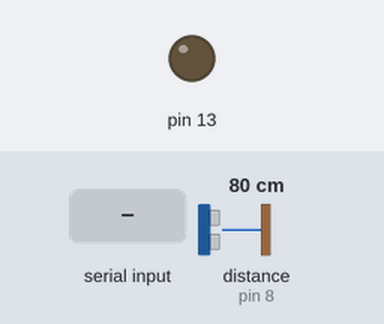
Recording of a sketch running on a simulated Arduino Uno, built with avr-gcc and run on an emulated ATmega328P. Parts: output pins drawn as LEDs (lit = HIGH). The inputs (shaded band) are chosen by the test bench; at power-on: distance to the obstacle (sensor on pin 8) 80 cm. The echo pulse lasts 58.3 µs per cm.

Above: at 1.3 s.
1.4 s: "1" received over the second serial link
At 2.8 s:
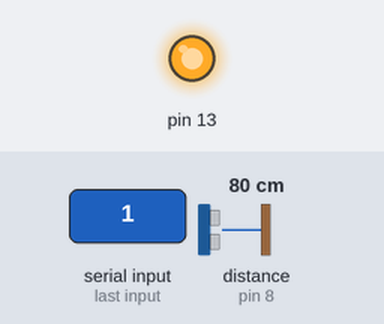
3.1 s: "2" received over the second serial link
At 3.6 s:
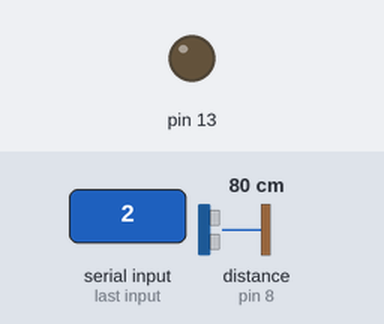
Timing chart, 0 to 6.1 s (numbered marks = the images above; inputs shaded):
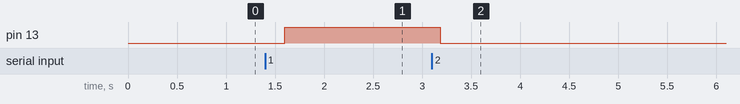

The sketch:

bluetooth.ino
```cpp
#include <SoftwareSerial.h>
#include <NewPing.h>

#define TRIGGER_PIN 9
#define ECHO_PIN 8
#define MAX_DISTANCE 400

NewPing sonar(TRIGGER_PIN, ECHO_PIN, MAX_DISTANCE); // NewPing setup of pins and maximum distance.

SoftwareSerial BT(10, 11);
// creates a "virtual" serial port/UART
// connect BT module TX to D10
// connect BT module RX to D11
// connect BT Vcc to 5V, GND to GND
void setup()
{
  // set digital pin to control as an output
  pinMode(13, OUTPUT);
  // set the data rate for the SoftwareSerial port
  BT.begin(9600);
  // Send test message to other device
  BT.println("Hello from Arduino");
}
char a; // stores incoming character from other device
void loop()
{
  if (BT.available())
  // if text arrived in from BT serial...
  {
    a=(BT.read());
    if (a=='1')
    {
      digitalWrite(13, HIGH);
      BT.println("LED on");
    }
    if (a=='2')
    {
      digitalWrite(13, LOW);
      BT.println("LED off");
    }
    if (a=='?')
    {
      BT.println("Send '1' to turn LED on");
      BT.println("Send '2' to turn LED on");
    }
    // you can add more "if" statements with other characters to add more commands
  }

   delay(250);
   unsigned int uS = sonar.ping_cm();
   BT.println(uS);
   BT.println("-");
}
```

Measured:
- after the input at 1.4 s, pin 13: LOW → HIGH after 0.20 s
- after the input at 3.1 s, pin 13: HIGH → LOW after 0.08 s
